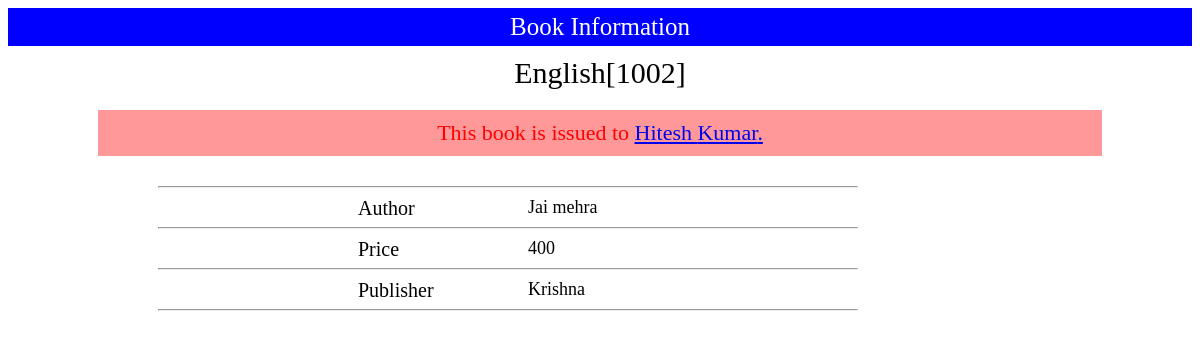
/bookDetails.php?selectedBookId=1002, run on the app's committed database.
### tables this page shows
CREATE TABLE `books` (
  `bookId` int(4) NOT NULL,
  `title` text NOT NULL,
  `author` varchar(50) NOT NULL,
  `price` float NOT NULL,
  `publisher` varchar(50) NOT NULL,
  `available` tinyint(4) NOT NULL
);

CREATE TABLE `members` (
  `id` int(3) NOT NULL,
  `firstName` varchar(20) NOT NULL,
  `lastName` varchar(20) NOT NULL,
  `username` varchar(20) NOT NULL,
  `pwd` varchar(50) NOT NULL,
  `position` varchar(10) NOT NULL,
  `mobile` varchar(10) NOT NULL,
  `email` varchar(50) NOT NULL,
  `pic` varchar(50) NOT NULL
);

### bookDetails.php (the view, shortened to what this page needs)
<?php
	include("../dbConfig.php");
	$selectedBookId = $_REQUEST['selectedBookId'];
	$query = mysqli_query($con, "Select bookId,title,author,price,publisher From books Where bookId = '$selectedBookId'");
	$result = mysqli_fetch_assoc($query);
	$query1 = mysqli_query($con, "Select issueId From borrow Where bookId = '$selectedBookId'");
	$result1 = mysqli_fetch_assoc($query1);
	$issueId = $result1['issueId'];
	if($issueId){
		$query2 = mysqli_query($con, "Select firstName,lastName From members Where id = '$issueId'");
		$result2 = mysqli_fetch_assoc($query2);
	}
?>
<!DOCTYPE html>
<html>
	<head>
		<link rel="stylesheet" type="text/css" href="../../css/title.css">
		<link rel="stylesheet" type="text/css" href="../../css/bookDetails.css">
	</head>
	<body>
		<div class="title">Book Information</div>
		<div class="infoContainer">
			<div class="bookName">
				<?php echo ucfirst($result['title']); ?>[<?php echo $selectedBookId; ?>]
			</div>
			<?php
			if($issueId){
			?>
			<div class="issuingInfo">
				<?php
					if($result2['firstName'] && $result2['lastName']){
						?>
						This book is issued to
						<a href="adminPage.php?activity=viewUserProfile&selectedMemberId=<?php echo $issueId; ?>"><?php echo ucfirst($result2['firstName'])." ".ucfirst($result2['lastName']); ?>.
						</a>
						<?php
					}
				?>
			</div>
			<?php
			}
			?>
			<div class="bookInfo">
				<hr>
				<div class="label">Author</div>
				<div class="details"><?php echo ucfirst($result['author']); ?></div>
				<hr>
				<div class="label">Price</div>
				<div class="details"><?php echo $result['price']; ?></div>
				<hr>
				<div class="label">Publisher</div>
				<div class="details"><?php echo ucfirst($result['publisher']); ?></div>
				<hr>
			</div>
		</div>
	</body>
</html>

### title.css (style rules this page uses)
.title { border: none; padding: 5px 14px; text-align: center; font-size: 25px; color: white; background-color: blue; }

### bookDetails.css (style rules this page uses)
.infoContainer { border: none; margin-left: 50px; margin-right: 50px; text-align: left; }
.bookName { border: none; margin-top: 10px; margin-left: 10px; margin-right: 10px; padding-bottom: 20px; font-size: 30px; text-align: center; }
.issuingInfo { border: none; margin-left: 40px; margin-right: 40px; margin-top: 10; margin-bottom: 30px; padding-top: 10px; padding-bottom: 10px; font-size: 22px; color: red; text-align: center; background: #ff9999; }
.bookInfo { border: none; width: 700px; margin-left: 100px; font-size: 18px; }
.label { border: none; float: left; width: 100px; margin-right: 70px; margin-left: 200px; font-size: 20px; }

### data on the page
books: title "English", author "Jai mehra", price "400", publisher "Krishna"
members: firstName "Hitesh", lastName "Kumar"

### other printed values
$selectedBookId "1002"
